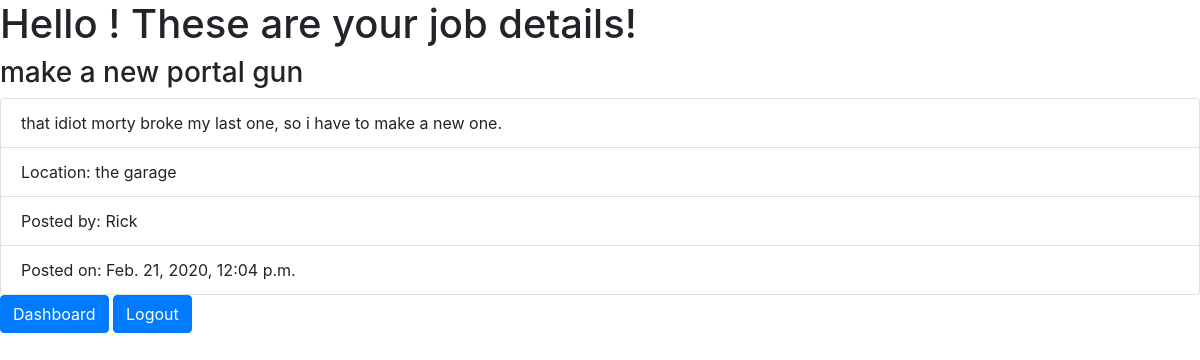
/jobs/3, run on the app's committed database.
### handy_app/models.py (models this page shows)
class Job(models.Model):
    title = models.CharField(max_length=255)
    desc = models.TextField()
    location = models.EmailField(max_length=254)
    created_by = models.ForeignKey(User, related_name='jobs', on_delete=models.CASCADE)
    created_at = models.DateTimeField(auto_now_add=True)
    updated_at = models.DateTimeField(auto_now=True)
    objects = JobManager()

class User(models.Model):
    first_name = models.CharField(max_length=255)
    last_name = models.CharField(max_length=255)
    email = models.EmailField(max_length=254)
    password = models.CharField(max_length=255)
    created_at = models.DateTimeField(auto_now_add=True)
    updated_at = models.DateTimeField(auto_now=True)
    objects = UserManager()

### handy_app/views.py (the view)
# urls.py: path('jobs/<int:id>', views.job_details),
def job_details(request,id):
    my_job = Job.objects.get(id=id)
    context = {
        'job' : my_job
    }
    return render(request,'jobdetails.htm',context)

### handy_app/templates/jobdetails.htm (shortened to what this page needs)
<!DOCTYPE html>
<html>
    <head>
        <link rel="stylesheet" href="https://stackpath.bootstrapcdn.com/bootstrap/4.3.1/css/bootstrap.min.css">
    </head>
    <body>
        <h1>Hello {{ current_user.first_name }}! These are your job details!</h1>
        <h3>{{ job.title }}</h3>
        <ul class="list-group">
            <li class="list-group-item">{{ job.desc }}</li>
            <li class="list-group-item">Location: {{ job.location }}</li>
            <li class="list-group-item">Posted by: {{job.created_by.first_name}}</li>
            <li class="list-group-item"> Posted on: {{ job.created_at }}</li>
        </ul>
        <button class="btn btn-primary"><a href="/dashboard" style="color: white;">Dashboard</a></button>
        <button class="btn btn-primary"><a href="/logout" style="color: white;">Logout</a></button>
    </body>
</html>

### data on the page
Job: title "make a new portal gun", desc "that idiot morty broke my last one, so i have to make a new one.", location "the garage", created_by.first_name "Rick", created_at "Feb. 21, 2020, 12:04 p.m."
